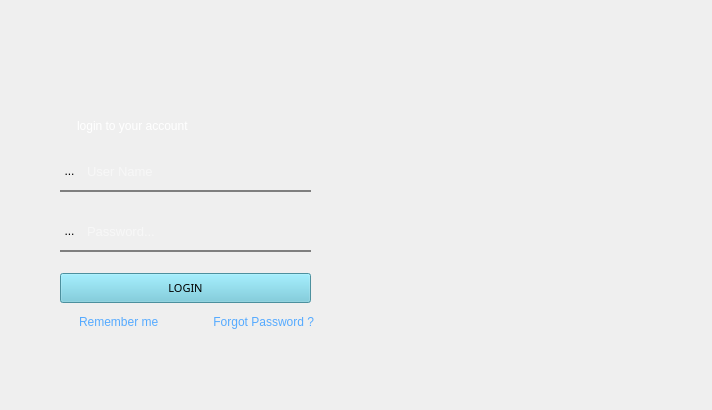
<?xml version="1.0" encoding="UTF-8"?>
<ui version="4.0">
 <class>Form</class>
 <widget class="QWidget" name="Form">
  <property name="geometry">
   <rect>
    <x>0</x>
    <y>0</y>
    <width>712</width>
    <height>410</height>
   </rect>
  </property>
  <property name="maximumSize">
   <size>
    <width>717</width>
    <height>410</height>
   </size>
  </property>
  <property name="windowTitle">
   <string>TENDRILL - LOGIN</string>
  </property>
  <property name="styleSheet">
   <string notr="true">QFrame{
background-color: rgba(255, 255, 255,0);
border:2px;
border-bottom-color: rgb(85, 170, 255);
border-radius: 25px
}

QLineEdit{
background-color: transparent;
color: white;
border:none;
border-left:2px;

}</string>
  </property>
  <widget class="QLabel" name="label">
   <property name="geometry">
    <rect>
     <x>0</x>
     <y>0</y>
     <width>721</width>
     <height>411</height>
    </rect>
   </property>
   <property name="text">
    <string/>
   </property>
   <property name="pixmap">
    <pixmap resource="../files.qrc">:/custom/icons/custom/Dark Full Hd Wallpaper.jpg</pixmap>
   </property>
   <property name="scaledContents">
    <bool>true</bool>
   </property>
  </widget>
  <widget class="QFrame" name="frame">
   <property name="geometry">
    <rect>
     <x>30</x>
     <y>110</y>
     <width>321</width>
     <height>211</height>
    </rect>
   </property>
   <property name="minimumSize">
    <size>
     <width>100</width>
     <height>0</height>
    </size>
   </property>
   <property name="styleSheet">
    <string notr="true"/>
   </property>
   <property name="frameShape">
    <enum>QFrame::StyledPanel</enum>
   </property>
   <property name="frameShadow">
    <enum>QFrame::Raised</enum>
   </property>
   <widget class="Line" name="line_3">
    <property name="geometry">
     <rect>
      <x>30</x>
      <y>80</y>
      <width>251</width>
      <height>2</height>
     </rect>
    </property>
    <property name="maximumSize">
     <size>
      <width>16777215</width>
      <height>2</height>
     </size>
    </property>
    <property name="styleSheet">
     <string notr="true">background-color: rgb(127, 127, 127);</string>
    </property>
    <property name="orientation">
     <enum>Qt::Horizontal</enum>
    </property>
   </widget>
   <widget class="QWidget" name="layoutWidget">
    <property name="geometry">
     <rect>
      <x>30</x>
      <y>40</y>
      <width>251</width>
      <height>42</height>
     </rect>
    </property>
    <layout class="QHBoxLayout" name="horizontalLayout">
     <item>
      <widget class="QToolButton" name="toolButton_2">
       <property name="styleSheet">
        <string notr="true">border: 0px;
</string>
       </property>
       <property name="text">
        <string>...</string>
       </property>
       <property name="icon">
        <iconset resource="../files.qrc">
         <normaloff>:/custom/icons/custom/baseline_account_circle_white_24dp.png</normaloff>:/custom/icons/custom/baseline_account_circle_white_24dp.png</iconset>
       </property>
       <property name="iconSize">
        <size>
         <width>25</width>
         <height>25</height>
        </size>
       </property>
      </widget>
     </item>
     <item>
      <widget class="QLineEdit" name="username_le">
       <property name="minimumSize">
        <size>
         <width>0</width>
         <height>40</height>
        </size>
       </property>
       <property name="maximumSize">
        <size>
         <width>16777215</width>
         <height>40</height>
        </size>
       </property>
       <property name="font">
        <font>
         <pointsize>10</pointsize>
         <weight>50</weight>
         <bold>false</bold>
        </font>
       </property>
       <property name="styleSheet">
        <string notr="true"/>
       </property>
       <property name="alignment">
        <set>Qt::AlignLeading|Qt::AlignLeft|Qt::AlignVCenter</set>
       </property>
       <property name="placeholderText">
        <string>User Name</string>
       </property>
      </widget>
     </item>
    </layout>
   </widget>
   <widget class="QWidget" name="layoutWidget">
    <property name="geometry">
     <rect>
      <x>30</x>
      <y>100</y>
      <width>251</width>
      <height>42</height>
     </rect>
    </property>
    <layout class="QHBoxLayout" name="horizontalLayout_2">
     <item>
      <widget class="QToolButton" name="toolButton_3">
       <property name="styleSheet">
        <string notr="true">border: 0px;
</string>
       </property>
       <property name="text">
        <string>...</string>
       </property>
       <property name="icon">
        <iconset resource="../files.qrc">
         <normaloff>:/custom/icons/custom/baseline_lock_white_24dp.png</normaloff>:/custom/icons/custom/baseline_lock_white_24dp.png</iconset>
       </property>
       <property name="iconSize">
        <size>
         <width>25</width>
         <height>25</height>
        </size>
       </property>
      </widget>
     </item>
     <item>
      <widget class="QLineEdit" name="password_le">
       <property name="minimumSize">
        <size>
         <width>0</width>
         <height>40</height>
        </size>
       </property>
       <property name="maximumSize">
        <size>
         <width>16777215</width>
         <height>40</height>
        </size>
       </property>
       <property name="font">
        <font>
         <pointsize>10</pointsize>
        </font>
       </property>
       <property name="focusPolicy">
        <enum>Qt::ClickFocus</enum>
       </property>
       <property name="toolTip">
        <string>Enter password to Login</string>
       </property>
       <property name="styleSheet">
        <string notr="true"/>
       </property>
       <property name="echoMode">
        <enum>QLineEdit::Password</enum>
       </property>
       <property name="alignment">
        <set>Qt::AlignLeading|Qt::AlignLeft|Qt::AlignVCenter</set>
       </property>
       <property name="placeholderText">
        <string>Password...</string>
       </property>
      </widget>
     </item>
    </layout>
   </widget>
   <widget class="QWidget" name="layoutWidget">
    <property name="geometry">
     <rect>
      <x>30</x>
      <y>160</y>
      <width>251</width>
      <height>36</height>
     </rect>
    </property>
    <layout class="QHBoxLayout" name="horizontalLayout_3">
     <item>
      <widget class="QPushButton" name="login_btn">
       <property name="maximumSize">
        <size>
         <width>16777215</width>
         <height>30</height>
        </size>
       </property>
       <property name="font">
        <font>
         <family>Myanmar Text</family>
         <pointsize>8</pointsize>
         <weight>9</weight>
         <italic>false</italic>
         <bold>false</bold>
        </font>
       </property>
       <property name="cursor">
        <cursorShape>PointingHandCursor</cursorShape>
       </property>
       <property name="toolTip">
        <string>Submit</string>
       </property>
       <property name="layoutDirection">
        <enum>Qt::LeftToRight</enum>
       </property>
       <property name="styleSheet">
        <string notr="true">background-color: rgb(107, 202, 221);
color: rgb(0, 0, 0);
font: 75 8pt &quot;Myanmar Text&quot;;</string>
       </property>
       <property name="text">
        <string>LOGIN</string>
       </property>
       <property name="icon">
        <iconset resource="../files.qrc">
         <normaloff>:/custom/icons/custom/login-rounded-right.png</normaloff>:/custom/icons/custom/login-rounded-right.png</iconset>
       </property>
       <property name="iconSize">
        <size>
         <width>26</width>
         <height>26</height>
        </size>
       </property>
       <property name="shortcut">
        <string>Enter</string>
       </property>
      </widget>
     </item>
    </layout>
   </widget>
   <widget class="QLineEdit" name="lineEdit_2">
    <property name="geometry">
     <rect>
      <x>45</x>
      <y>0</y>
      <width>251</width>
      <height>31</height>
     </rect>
    </property>
    <property name="styleSheet">
     <string notr="true">font: 10pt &quot;Arial&quot;;</string>
    </property>
    <property name="text">
     <string>login to your account</string>
    </property>
   </widget>
  </widget>
  <widget class="Line" name="line_4">
   <property name="geometry">
    <rect>
     <x>60</x>
     <y>250</y>
     <width>251</width>
     <height>2</height>
    </rect>
   </property>
   <property name="maximumSize">
    <size>
     <width>16777215</width>
     <height>2</height>
    </size>
   </property>
   <property name="styleSheet">
    <string notr="true">background-color: rgb(127, 127, 127);</string>
   </property>
   <property name="orientation">
    <enum>Qt::Horizontal</enum>
   </property>
  </widget>
  <widget class="QWidget" name="layoutWidget">
   <property name="geometry">
    <rect>
     <x>60</x>
     <y>310</y>
     <width>254</width>
     <height>24</height>
    </rect>
   </property>
   <layout class="QHBoxLayout" name="horizontalLayout_4">
    <item>
     <widget class="QCheckBox" name="checkBox">
      <property name="styleSheet">
       <string notr="true">color: rgb(85, 170, 255);
font: 75 9pt &quot;MS Shell Dlg 2&quot;;
background-color: transparent;</string>
      </property>
      <property name="text">
       <string>Remember me</string>
      </property>
     </widget>
    </item>
    <item>
     <widget class="QLabel" name="label_2">
      <property name="styleSheet">
       <string notr="true">color: rgb(85, 170, 255);
font: 75 9pt &quot;MS Shell Dlg 2&quot;;
background-color: transparent;</string>
      </property>
      <property name="text">
       <string>Forgot Password ?</string>
      </property>
      <property name="alignment">
       <set>Qt::AlignRight|Qt::AlignTrailing|Qt::AlignVCenter</set>
      </property>
     </widget>
    </item>
   </layout>
  </widget>
  <widget class="QFrame" name="frame_2">
   <property name="geometry">
    <rect>
     <x>60</x>
     <y>50</y>
     <width>201</width>
     <height>81</height>
    </rect>
   </property>
   <property name="styleSheet">
    <string notr="true">image: url(:/custom/icons/custom/tendril.png);</string>
   </property>
   <property name="frameShape">
    <enum>QFrame::StyledPanel</enum>
   </property>
   <property name="frameShadow">
    <enum>QFrame::Raised</enum>
   </property>
  </widget>
 </widget>
 <resources>
  <include location="../files.qrc"/>
 </resources>
 <connections/>
</ui>
